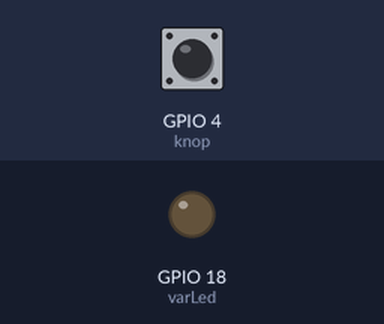
This program was run on a simulated Raspberry Pi (BCM pin numbers). On the bench: output pins drawn as LEDs (lit = HIGH). The inputs (shaded band) are chosen by the test bench; at power-on: GPIO 4 (knop) LOW.

Above: at 1.2 s.
1.3 s: GPIO 4 (knop) pulled HIGH for 3.2 s
At 3.7 s:
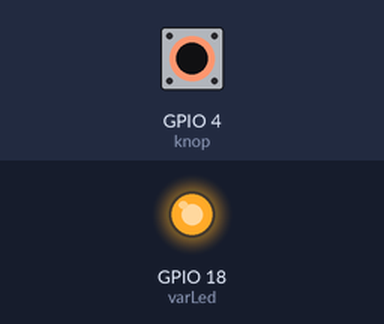
Timing chart, 0 to 6.0 s (numbered marks = the images above; inputs shaded):
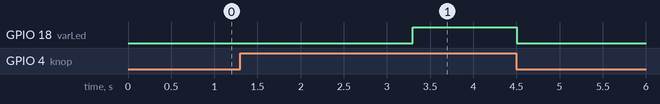

The program:

Drukknop_5s_Indrukken.py
```python
import gpiozero as io
from time import sleep
from gpiozero import LED

varLed = LED(18)
knop = io.Button(4, pull_up=False)
time_passed = 0
hz = 0.1
while True:
    if knop.is_pressed:
        time_passed += hz
        sleep(hz)
        if time_passed >= 2:
            varLed.on()

    else:
        time_passed = 0
        varLed.off()
```

Measured:
- after the input at 1.3 s, GPIO 18 (varLed): LOW → HIGH after 2.0 s, → LOW 1.2 s later
